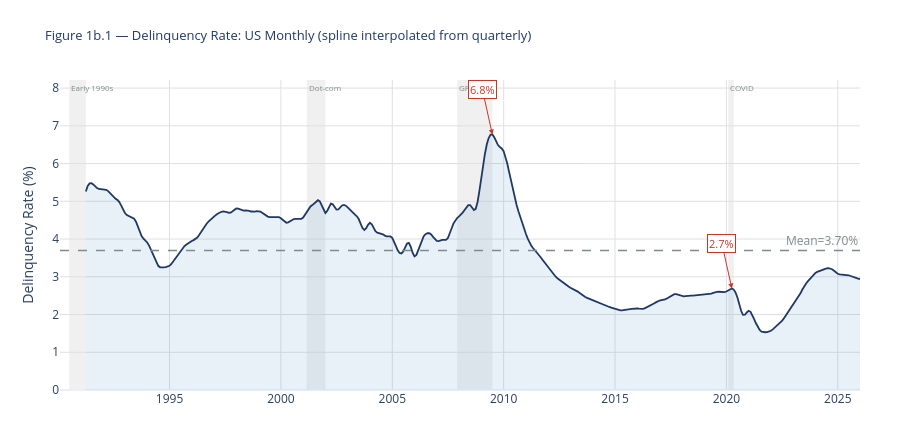
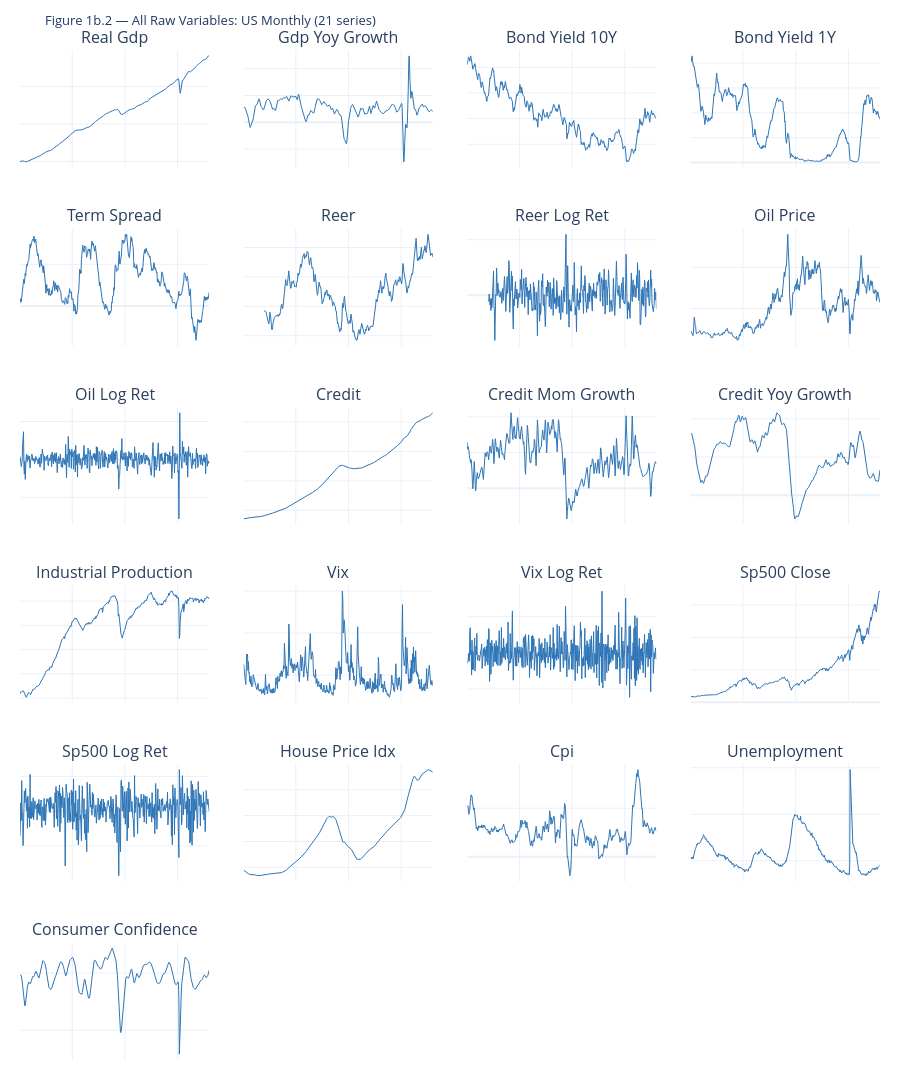

The code cell stored with these charts, in order, in its notebook:
### Markdown cell above
### 1b — US Monthly

### Code cell
TARGET_USM    = 'us_delinquency_rate'
PREFIX_USM    = 'us_'
RECESSIONS_USM = RECESSIONS_US

raw_usm = pd.read_csv(PATHS['US_M'], index_col=0, parse_dates=True)
raw_usm.index = pd.DatetimeIndex(raw_usm.index).to_period('M').to_timestamp('M')
raw_usm = raw_usm.sort_index()
df_usm  = raw_usm.loc[WINDOW_START:].copy()

print(f'Shape: {df_usm.shape}  |  {df_usm.index.min().date()} to {df_usm.index.max().date()}')
print(f'Columns ({df_usm.shape[1]}): {df_usm.columns.tolist()}')

t = df_usm[TARGET_USM].dropna()
print(f'\nTarget — {TARGET_USM}: {len(t)} obs | Min {t.min():.2f}% | Max {t.max():.2f}% | Mean {t.mean():.2f}%')

completeness = pd.DataFrame({
    'Non-null':    df_usm.notna().sum(),
    'Missing':     df_usm.isna().sum(),
    'Missing (%)': (df_usm.isna().sum() / len(df_usm) * 100),
    'First valid': df_usm.apply(lambda s: (
        s.first_valid_index().strftime('%Y-%m') if s.first_valid_index() is not None else None)),
    'Last valid':  df_usm.apply(lambda s: (
        s.last_valid_index().strftime('%Y-%m')  if s.last_valid_index()  is not None else None)),
})
display(completeness.style
        .map(c_missing, subset=['Missing (%)'])
        .format({'Missing (%)': '{:.1f}'})
        .set_caption('Table 1b.1 — Completeness: US Monthly (raw dataset)'))

mean_val = df_usm[TARGET_USM].mean()
fig = go.Figure()
fig.add_trace(go.Scatter(
    x=df_usm.index, y=df_usm[TARGET_USM], mode='lines',
    line=dict(color=NAVY, width=1.8), fill='tozeroy',
    fillcolor='rgba(46,117,182,0.10)',
    hovertemplate='%{x|%Y-%m}<br>%{y:.2f}%<extra></extra>'))
fig.add_hline(y=mean_val, line_dash='dash', line_color=GREY, line_width=1.5,
              annotation_text=f'Mean={mean_val:.2f}%',
              annotation_position='top right', annotation_font_color=GREY)
fig = add_recessions(fig, RECESSIONS_USM)
for s, e in [('2007', '2010'), ('2019', '2021')]:
    sub = df_usm[TARGET_USM].loc[s:e].dropna()
    if not sub.empty:
        fig.add_annotation(x=sub.idxmax(), y=sub.max(), text=f'{sub.max():.1f}%',
            showarrow=True, arrowhead=2, arrowcolor=RED,
            font=dict(color=RED, size=11), bgcolor='white',
            bordercolor=RED, borderwidth=1, ay=-45)
fig.update_layout(
    title=dict(
        text='Figure 1b.1 — Delinquency Rate: US Monthly (spline interpolated from quarterly)',
        font=dict(size=13, color=NAVY)),
    xaxis=dict(showgrid=True, gridcolor='#E0E0E0'),
    yaxis=dict(title='Delinquency Rate (%)', showgrid=True, gridcolor='#E0E0E0'),
    template=TEMPLATE, height=430, margin=dict(t=80, b=40, l=60, r=40))
fig.show()

raw_cols = [c for c in raw_usm.columns if c != TARGET_USM]
ncols = 4
nrows = int(np.ceil(len(raw_cols) / ncols))
fig2 = make_subplots(
    rows=nrows, cols=ncols,
    subplot_titles=[v.replace('us_', '').replace('_', ' ').title() for v in raw_cols],
    vertical_spacing=0.06, horizontal_spacing=0.04)
for i, var in enumerate(raw_cols):
    r, c = i // ncols + 1, i % ncols + 1
    fig2.add_trace(go.Scatter(
        x=df_usm.index, y=df_usm[var], mode='lines',
        line=dict(color=BLUE, width=1.0), showlegend=False), row=r, col=c)
fig2.update_xaxes(showticklabels=False)
fig2.update_yaxes(showticklabels=False)
fig2.update_layout(
    title=dict(text=f'Figure 1b.2 — All Raw Variables: US Monthly ({len(raw_cols)} series)',
               font=dict(size=13, color=NAVY)),
    template=TEMPLATE, height=nrows * 180,
    margin=dict(t=50, b=20, l=20, r=20))
fig2.show()

### Figure 1 — Plotly figure (JSON) as saved in the notebook; plotly's stock layout.template omitted (floating-point values rounded to 4 significant figures; data arrays with more than 128 entries replaced by an {"elided": "..."} marker saying what was removed)
{"data": [{"fill": "tozeroy", "fillcolor": "rgba(46,117,182,0.10)", "hovertemplate": "%{x|%Y-%m}<br>%{y:.2f}%<extra></extra>", "line": {"color": "#1F3864", "width": 1.8}, "mode": "lines", "type": "scatter", "x": {"elided": "432 str values"}, "y": {"elided": "432 float values"}}], "layout": {"annotations": [{"font": {"color": "#7F8C8D"}, "showarrow": false, "text": "Mean=3.70%", "x": 1, "xanchor": "right", "xref": "x domain", "y": 3.695, "yanchor": "bottom", "yref": "y"}, {"font": {"color": "#7F8C8D", "size": 8}, "showarrow": false, "text": "Early 1990s", "x": "1990-07-01", "xanchor": "left", "xref": "x", "y": 1, "yanchor": "top", "yref": "y domain"}, {"font": {"color": "#7F8C8D", "size": 8}, "showarrow": false, "text": "Dot-com", "x": "2001-03-01", "xanchor": "left", "xref": "x", "y": 1, "yanchor": "top", "yref": "y domain"}, {"font": {"color": "#7F8C8D", "size": 8}, "showarrow": false, "text": "GFC", "x": "2007-12-01", "xanchor": "left", "xref": "x", "y": 1, "yanchor": "top", "yref": "y domain"}, {"font": {"color": "#7F8C8D", "size": 8}, "showarrow": false, "text": "COVID", "x": "2020-02-01", "xanchor": "left", "xref": "x", "y": 1, "yanchor": "top", "yref": "y domain"}, {"arrowcolor": "#C0392B", "arrowhead": 2, "ay": -45, "bgcolor": "white", "bordercolor": "#C0392B", "borderwidth": 1, "font": {"color": "#C0392B", "size": 11}, "showarrow": true, "text": "6.8%", "x": "2009-06-30T00:00:00", "y": 6.77}, {"arrowcolor": "#C0392B", "arrowhead": 2, "ay": -45, "bgcolor": "white", "bordercolor": "#C0392B", "borderwidth": 1, "font": {"color": "#C0392B", "size": 11}, "showarrow": true, "text": "2.7%", "x": "2020-03-31T00:00:00", "y": 2.69}], "height": 430, "margin": {"b": 40, "l": 60, "r": 40, "t": 80}, "shapes": [{"line": {"color": "#7F8C8D", "dash": "dash", "width": 1.5}, "type": "line", "x0": 0, "x1": 1, "xref": "x domain", "y0": 3.695, "y1": 3.695, "yref": "y"}, {"fillcolor": "lightgrey", "layer": "below", "line": {"width": 0}, "opacity": 0.35, "type": "rect", "x0": "1990-07-01", "x1": "1991-03-31", "xref": "x", "y0": 0, "y1": 1, "yref": "y domain"}, {"fillcolor": "lightgrey", "layer": "below", "line": {"width": 0}, "opacity": 0.35, "type": "rect", "x0": "2001-03-01", "x1": "2001-12-31", "xref": "x", "y0": 0, "y1": 1, "yref": "y domain"}, {"fillcolor": "lightgrey", "layer": "below", "line": {"width": 0}, "opacity": 0.35, "type": "rect", "x0": "2007-12-01", "x1": "2009-06-30", "xref": "x", "y0": 0, "y1": 1, "yref": "y domain"}, {"fillcolor": "lightgrey", "layer": "below", "line": {"width": 0}, "opacity": 0.35, "type": "rect", "x0": "2020-02-01", "x1": "2020-04-30", "xref": "x", "y0": 0, "y1": 1, "yref": "y domain"}], "title": {"font": {"color": "#1F3864", "size": 13}, "text": "Figure 1b.1 — Delinquency Rate: US Monthly (spline interpolated from quarterly)"}, "xaxis": {"gridcolor": "#E0E0E0", "showgrid": true}, "yaxis": {"gridcolor": "#E0E0E0", "showgrid": true, "title": {"text": "Delinquency Rate (%)"}}}}

### Figure 2 — Plotly figure (JSON) as saved in the notebook; plotly's stock layout.template omitted (floating-point values rounded to 4 significant figures; data arrays with more than 128 entries replaced by an {"elided": "..."} marker saying what was removed)
{"data": [{"line": {"color": "#2E75B6", "width": 1}, "mode": "lines", "showlegend": false, "type": "scatter", "x": {"elided": "432 str values"}, "xaxis": "x", "y": {"elided": "432 float values"}, "yaxis": "y"}, {"line": {"color": "#2E75B6", "width": 1}, "mode": "lines", "showlegend": false, "type": "scatter", "x": {"elided": "432 str values"}, "xaxis": "x2", "y": {"elided": "432 float values"}, "yaxis": "y2"}, {"line": {"color": "#2E75B6", "width": 1}, "mode": "lines", "showlegend": false, "type": "scatter", "x": {"elided": "432 str values"}, "xaxis": "x3", "y": {"elided": "432 float values"}, "yaxis": "y3"}, {"line": {"color": "#2E75B6", "width": 1}, "mode": "lines", "showlegend": false, "type": "scatter", "x": {"elided": "432 str values"}, "xaxis": "x4", "y": {"elided": "432 float values"}, "yaxis": "y4"}, {"line": {"color": "#2E75B6", "width": 1}, "mode": "lines", "showlegend": false, "type": "scatter", "x": {"elided": "432 str values"}, "xaxis": "x5", "y": {"elided": "432 float values"}, "yaxis": "y5"}, {"line": {"color": "#2E75B6", "width": 1}, "mode": "lines", "showlegend": false, "type": "scatter", "x": {"elided": "432 str values"}, "xaxis": "x6", "y": {"elided": "432 float values"}, "yaxis": "y6"}, {"line": {"color": "#2E75B6", "width": 1}, "mode": "lines", "showlegend": false, "type": "scatter", "x": {"elided": "432 str values"}, "xaxis": "x7", "y": {"elided": "432 float values"}, "yaxis": "y7"}, {"line": {"color": "#2E75B6", "width": 1}, "mode": "lines", "showlegend": false, "type": "scatter", "x": {"elided": "432 str values"}, "xaxis": "x8", "y": {"elided": "432 float values"}, "yaxis": "y8"}, {"line": {"color": "#2E75B6", "width": 1}, "mode": "lines", "showlegend": false, "type": "scatter", "x": {"elided": "432 str values"}, "xaxis": "x9", "y": {"elided": "432 float values"}, "yaxis": "y9"}, {"line": {"color": "#2E75B6", "width": 1}, "mode": "lines", "showlegend": false, "type": "scatter", "x": {"elided": "432 str values"}, "xaxis": "x10", "y": {"elided": "432 float values"}, "yaxis": "y10"}, {"line": {"color": "#2E75B6", "width": 1}, "mode": "lines", "showlegend": false, "type": "scatter", "x": {"elided": "432 str values"}, "xaxis": "x11", "y": {"elided": "432 float values"}, "yaxis": "y11"}, {"line": {"color": "#2E75B6", "width": 1}, "mode": "lines", "showlegend": false, "type": "scatter", "x": {"elided": "432 str values"}, "xaxis": "x12", "y": {"elided": "432 float values"}, "yaxis": "y12"}, {"line": {"color": "#2E75B6", "width": 1}, "mode": "lines", "showlegend": false, "type": "scatter", "x": {"elided": "432 str values"}, "xaxis": "x13", "y": {"elided": "432 float values"}, "yaxis": "y13"}, {"line": {"color": "#2E75B6", "width": 1}, "mode": "lines", "showlegend": false, "type": "scatter", "x": {"elided": "432 str values"}, "xaxis": "x14", "y": {"elided": "432 float values"}, "yaxis": "y14"}, {"line": {"color": "#2E75B6", "width": 1}, "mode": "lines", "showlegend": false, "type": "scatter", "x": {"elided": "432 str values"}, "xaxis": "x15", "y": {"elided": "432 float values"}, "yaxis": "y15"}, {"line": {"color": "#2E75B6", "width": 1}, "mode": "lines", "showlegend": false, "type": "scatter", "x": {"elided": "432 str values"}, "xaxis": "x16", "y": {"elided": "432 float values"}, "yaxis": "y16"}, {"line": {"color": "#2E75B6", "width": 1}, "mode": "lines", "showlegend": false, "type": "scatter", "x": {"elided": "432 str values"}, "xaxis": "x17", "y": {"elided": "432 float values"}, "yaxis": "y17"}, {"line": {"color": "#2E75B6", "width": 1}, "mode": "lines", "showlegend": false, "type": "scatter", "x": {"elided": "432 str values"}, "xaxis": "x18", "y": {"elided": "432 float values"}, "yaxis": "y18"}, {"line": {"color": "#2E75B6", "width": 1}, "mode": "lines", "showlegend": false, "type": "scatter", "x": {"elided": "432 str values"}, "xaxis": "x19", "y": {"elided": "432 float values"}, "yaxis": "y19"}, {"line": {"color": "#2E75B6", "width": 1}, "mode": "lines", "showlegend": false, "type": "scatter", "x": {"elided": "432 str values"}, "xaxis": "x20", "y": {"elided": "432 float values"}, "yaxis": "y20"}, {"line": {"color": "#2E75B6", "width": 1}, "mode": "lines", "showlegend": false, "type": "scatter", "x": {"elided": "432 str values"}, "xaxis": "x21", "y": {"elided": "432 float values"}, "yaxis": "y21"}], "layout": {"annotations": [{"font": {"size": 16}, "showarrow": false, "text": "Real Gdp", "x": 0.11, "xanchor": "center", "xref": "paper", "y": 1, "yanchor": "bottom", "yref": "paper"}, {"font": {"size": 16}, "showarrow": false, "text": "Gdp Yoy Growth", "x": 0.37, "xanchor": "center", "xref": "paper", "y": 1, "yanchor": "bottom", "yref": "paper"}, {"font": {"size": 16}, "showarrow": false, "text": "Bond Yield 10Y", "x": 0.63, "xanchor": "center", "xref": "paper", "y": 1, "yanchor": "bottom", "yref": "paper"}, {"font": {"size": 16}, "showarrow": false, "text": "Bond Yield 1Y", "x": 0.89, "xanchor": "center", "xref": "paper", "y": 1, "yanchor": "bottom", "yref": "paper"}, {"font": {"size": 16}, "showarrow": false, "text": "Term Spread", "x": 0.11, "xanchor": "center", "xref": "paper", "y": 0.8233, "yanchor": "bottom", "yref": "paper"}, {"font": {"size": 16}, "showarrow": false, "text": "Reer", "x": 0.37, "xanchor": "center", "xref": "paper", "y": 0.8233, "yanchor": "bottom", "yref": "paper"}, {"font": {"size": 16}, "showarrow": false, "text": "Reer Log Ret", "x": 0.63, "xanchor": "center", "xref": "paper", "y": 0.8233, "yanchor": "bottom", "yref": "paper"}, {"font": {"size": 16}, "showarrow": false, "text": "Oil Price", "x": 0.89, "xanchor": "center", "xref": "paper", "y": 0.8233, "yanchor": "bottom", "yref": "paper"}, {"font": {"size": 16}, "showarrow": false, "text": "Oil Log Ret", "x": 0.11, "xanchor": "center", "xref": "paper", "y": 0.6467, "yanchor": "bottom", "yref": "paper"}, {"font": {"size": 16}, "showarrow": false, "text": "Credit", "x": 0.37, "xanchor": "center", "xref": "paper", "y": 0.6467, "yanchor": "bottom", "yref": "paper"}, {"font": {"size": 16}, "showarrow": false, "text": "Credit Mom Growth", "x": 0.63, "xanchor": "center", "xref": "paper", "y": 0.6467, "yanchor": "bottom", "yref": "paper"}, {"font": {"size": 16}, "showarrow": false, "text": "Credit Yoy Growth", "x": 0.89, "xanchor": "center", "xref": "paper", "y": 0.6467, "yanchor": "bottom", "yref": "paper"}, {"font": {"size": 16}, "showarrow": false, "text": "Industrial Production", "x": 0.11, "xanchor": "center", "xref": "paper", "y": 0.47, "yanchor": "bottom", "yref": "paper"}, {"font": {"size": 16}, "showarrow": false, "text": "Vix", "x": 0.37, "xanchor": "center", "xref": "paper", "y": 0.47, "yanchor": "bottom", "yref": "paper"}, {"font": {"size": 16}, "showarrow": false, "text": "Vix Log Ret", "x": 0.63, "xanchor": "center", "xref": "paper", "y": 0.47, "yanchor": "bottom", "yref": "paper"}, {"font": {"size": 16}, "showarrow": false, "text": "Sp500 Close", "x": 0.89, "xanchor": "center", "xref": "paper", "y": 0.47, "yanchor": "bottom", "yref": "paper"}, {"font": {"size": 16}, "showarrow": false, "text": "Sp500 Log Ret", "x": 0.11, "xanchor": "center", "xref": "paper", "y": 0.2933, "yanchor": "bottom", "yref": "paper"}, {"font": {"size": 16}, "showarrow": false, "text": "House Price Idx", "x": 0.37, "xanchor": "center", "xref": "paper", "y": 0.2933, "yanchor": "bottom", "yref": "paper"}, {"font": {"size": 16}, "showarrow": false, "text": "Cpi", "x": 0.63, "xanchor": "center", "xref": "paper", "y": 0.2933, "yanchor": "bottom", "yref": "paper"}, {"font": {"size": 16}, "showarrow": false, "text": "Unemployment", "x": 0.89, "xanchor": "center", "xref": "paper", "y": 0.2933, "yanchor": "bottom", "yref": "paper"}, {"font": {"size": 16}, "showarrow": false, "text": "Consumer Confidence", "x": 0.11, "xanchor": "center", "xref": "paper", "y": 0.1167, "yanchor": "bottom", "yref": "paper"}], "height": 1080, "margin": {"b": 20, "l": 20, "r": 20, "t": 50}, "title": {"font": {"color": "#1F3864", "size": 13}, "text": "Figure 1b.2 — All Raw Variables: US Monthly (21 series)"}, "xaxis": {"anchor": "y", "domain": [0, 0.22], "showticklabels": false}, "xaxis10": {"anchor": "y10", "domain": [0.26, 0.48], "showticklabels": false}, "xaxis11": {"anchor": "y11", "domain": [0.52, 0.74], "showticklabels": false}, "xaxis12": {"anchor": "y12", "domain": [0.78, 1], "showticklabels": false}, "xaxis13": {"anchor": "y13", "domain": [0, 0.22], "showticklabels": false}, "xaxis14": {"anchor": "y14", "domain": [0.26, 0.48], "showticklabels": false}, "xaxis15": {"anchor": "y15", "domain": [0.52, 0.74], "showticklabels": false}, "xaxis16": {"anchor": "y16", "domain": [0.78, 1], "showticklabels": false}, "xaxis17": {"anchor": "y17", "domain": [0, 0.22], "showticklabels": false}, "xaxis18": {"anchor": "y18", "domain": [0.26, 0.48], "showticklabels": false}, "xaxis19": {"anchor": "y19", "domain": [0.52, 0.74], "showticklabels": false}, "xaxis2": {"anchor": "y2", "domain": [0.26, 0.48], "showticklabels": false}, "xaxis20": {"anchor": "y20", "domain": [0.78, 1], "showticklabels": false}, "xaxis21": {"anchor": "y21", "domain": [0, 0.22], "showticklabels": false}, "xaxis22": {"anchor": "y22", "domain": [0.26, 0.48], "showticklabels": false}, "xaxis23": {"anchor": "y23", "domain": [0.52, 0.74], "showticklabels": false}, "xaxis24": {"anchor": "y24", "domain": [0.78, 1], "showticklabels": false}, "xaxis3": {"anchor": "y3", "domain": [0.52, 0.74], "showticklabels": false}, "xaxis4": {"anchor": "y4", "domain": [0.78, 1], "showticklabels": false}, "xaxis5": {"anchor": "y5", "domain": [0, 0.22], "showticklabels": false}, "xaxis6": {"anchor": "y6", "domain": [0.26, 0.48], "showticklabels": false}, "xaxis7": {"anchor": "y7", "domain": [0.52, 0.74], "showticklabels": false}, "xaxis8": {"anchor": "y8", "domain": [0.78, 1], "showticklabels": false}, "xaxis9": {"anchor": "y9", "domain": [0, 0.22], "showticklabels": false}, "yaxis": {"anchor": "x", "domain": [0.8833, 1], "showticklabels": false}, "yaxis10": {"anchor": "x10", "domain": [0.53, 0.6467], "showticklabels": false}, "yaxis11": {"anchor": "x11", "domain": [0.53, 0.6467], "showticklabels": false}, "yaxis12": {"anchor": "x12", "domain": [0.53, 0.6467], "showticklabels": false}, "yaxis13": {"anchor": "x13", "domain": [0.3533, 0.47], "showticklabels": false}, "yaxis14": {"anchor": "x14", "domain": [0.3533, 0.47], "showticklabels": false}, "yaxis15": {"anchor": "x15", "domain": [0.3533, 0.47], "showticklabels": false}, "yaxis16": {"anchor": "x16", "domain": [0.3533, 0.47], "showticklabels": false}, "yaxis17": {"anchor": "x17", "domain": [0.1767, 0.2933], "showticklabels": false}, "yaxis18": {"anchor": "x18", "domain": [0.1767, 0.2933], "showticklabels": false}, "yaxis19": {"anchor": "x19", "domain": [0.1767, 0.2933], "showticklabels": false}, "yaxis2": {"anchor": "x2", "domain": [0.8833, 1], "showticklabels": false}, "yaxis20": {"anchor": "x20", "domain": [0.1767, 0.2933], "showticklabels": false}, "yaxis21": {"anchor": "x21", "domain": [0, 0.1167], "showticklabels": false}, "yaxis22": {"anchor": "x22", "domain": [0, 0.1167], "showticklabels": false}, "yaxis23": {"anchor": "x23", "domain": [0, 0.1167], "showticklabels": false}, "yaxis24": {"anchor": "x24", "domain": [0, 0.1167], "showticklabels": false}, "yaxis3": {"anchor": "x3", "domain": [0.8833, 1], "showticklabels": false}, "yaxis4": {"anchor": "x4", "domain": [0.8833, 1], "showticklabels": false}, "yaxis5": {"anchor": "x5", "domain": [0.7067, 0.8233], "showticklabels": false}, "yaxis6": {"anchor": "x6", "domain": [0.7067, 0.8233], "showticklabels": false}, "yaxis7": {"anchor": "x7", "domain": [0.7067, 0.8233], "showticklabels": false}, "yaxis8": {"anchor": "x8", "domain": [0.7067, 0.8233], "showticklabels": false}, "yaxis9": {"anchor": "x9", "domain": [0.53, 0.6467], "showticklabels": false}}}
